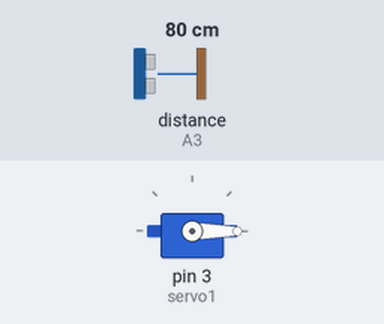
The sketch below on a simulated Arduino Uno, built with avr-gcc and run on an emulated ATmega328P. Shown: servo. Wiring (inferred from the names in the program): ultrasonic range finder: trigger A2; echo A3. The test bench sets the inputs (shaded band); at power-on: distance to the obstacle (sensor on A3) 80 cm. The echo pulse lasts 58.3 µs per cm.

Above: at 1.2 s.
1.3 s: distance to the obstacle (sensor on A3) set to 2 cm
4.3 s: distance to the obstacle (sensor on A3) set to 18 cm
Timing chart, 0 to 7.3 s (numbered marks = the images above; inputs shaded):
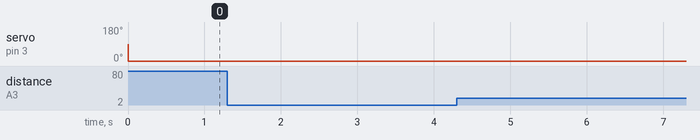

The sketch:

Sensor_Belt__StarterHacks_2019_.ino
```cpp
#include <Servo.h>

Servo servo1;
//Servo servo2;
int echoPin=A3;
int trigPin=A2;
//float Distance;
int i=0;
bool x = false;

float distance()
{
  float Distance=0;
  digitalWrite(trigPin, LOW);
  delayMicroseconds(2);
  digitalWrite(trigPin, HIGH);
  delayMicroseconds(10);
  digitalWrite(trigPin, LOW);
  float Fdistance=pulseIn(echoPin, HIGH);
  Fdistance=Fdistance/5.8/10;
  Distance=Fdistance;
  return Distance;
}

void setup() {
  // put your setup code here, to run once:
//Serial.begin(9600);
//Serial.print("Hello World");
servo1.attach(3);
//servo2.attach(3);
pinMode(trigPin,OUTPUT);
pinMode(echoPin,INPUT);
}

void loop() {
  // put your main code here, to run repeatedly:
//  Serial.print("Hello World");
  do {
  float dist = distance();
//  Serial.print(dist);
  while (dist < 10.0) {
    for (i=0;i<=5; i+=1){
      servo1.write(i);
      if (dist> 10.0){
        break;
      }
  //    servo1.write(0);
     delay(1);
     dist = distance();
    }
  }
//   (dist > 10.0){
        servo1.write(0);
        delay(1);
//      }
  }
  while (x = true);
}
```

Measured:
- after the input at 4.3 s, servo on pin 3 (servo1): stays 0° (without the input it goes to 1° after 2.1 s)
